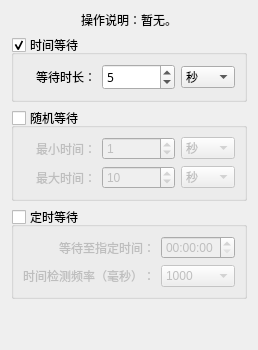
       <widget class="QWidget" name="tab_3">
        <attribute name="title">
         <string>时间等待</string>
        </attribute>
        <layout class="QVBoxLayout" name="verticalLayout_5">
         <item>
          <widget class="QLabel" name="label_88">
           <property name="sizePolicy">
            <sizepolicy hsizetype="Preferred" vsizetype="Preferred">
             <horstretch>0</horstretch>
             <verstretch>0</verstretch>
            </sizepolicy>
           </property>
           <property name="text">
            <string>操作说明：暂无。</string>
           </property>
           <property name="alignment">
            <set>Qt::AlignmentFlag::AlignCenter</set>
           </property>
           <property name="wordWrap">
            <bool>false</bool>
           </property>
           <property name="margin">
            <number>0</number>
           </property>
           <property name="indent">
            <number>-1</number>
           </property>
           <property name="openExternalLinks">
            <bool>false</bool>
           </property>
          </widget>
         </item>
         <item>
          <widget class="QGroupBox" name="groupBox">
           <property name="title">
            <string>时间等待</string>
           </property>
           <property name="checkable">
            <bool>true</bool>
           </property>
           <layout class="QHBoxLayout" name="horizontalLayout_25" stretch="2,2,1">
            <item>
             <widget class="QLabel" name="label_14">
              <property name="layoutDirection">
               <enum>Qt::LayoutDirection::LeftToRight</enum>
              </property>
              <property name="text">
               <string>等待时长：</string>
              </property>
              <property name="alignment">
               <set>Qt::AlignmentFlag::AlignRight|Qt::AlignmentFlag::AlignTrailing|Qt::AlignmentFlag::AlignVCenter</set>
              </property>
             </widget>
            </item>
            <item>
             <widget class="QSpinBox" name="spinBox_13">
              <property name="font">
               <font>
                <family>微软雅黑</family>
                <pointsize>9</pointsize>
                <bold>false</bold>
               </font>
              </property>
              <property name="minimum">
               <number>1</number>
              </property>
              <property name="maximum">
               <number>999999</number>
              </property>
              <property name="value">
               <number>5</number>
              </property>
             </widget>
            </item>
            <item>
             <widget class="QComboBox" name="comboBox_25">
              <item>
               <property name="text">
                <string>秒</string>
               </property>
              </item>
              <item>
               <property name="text">
                <string>毫秒</string>
               </property>
              </item>
              <item>
               <property name="text">
                <string>分钟</string>
               </property>
              </item>
             </widget>
            </item>
           </layout>
          </widget>
         </item>
         <item>
          <widget class="QGroupBox" name="groupBox_16">
           <property name="title">
            <string>随机等待</string>
           </property>
           <property name="checkable">
            <bool>true</bool>
           </property>
           <property name="checked">
            <bool>false</bool>
           </property>
           <layout class="QGridLayout" name="gridLayout_6" columnstretch="2,2,1" columnminimumwidth="2,2,1">
            <item row="0" column="0">
             <widget class="QLabel" name="label_78">
              <property name="text">
               <string>最小时间：</string>
              </property>
              <property name="alignment">
               <set>Qt::AlignmentFlag::AlignRight|Qt::AlignmentFlag::AlignTrailing|Qt::AlignmentFlag::AlignVCenter</set>
              </property>
             </widget>
            </item>
            <item row="0" column="1">
             <widget class="QSpinBox" name="spinBox_14">
              <property name="maximum">
               <number>999999</number>
              </property>
              <property name="value">
               <number>1</number>
              </property>
             </widget>
            </item>
            <item row="0" column="2">
             <widget class="QComboBox" name="comboBox_64">
              <item>
               <property name="text">
                <string>秒</string>
               </property>
              </item>
              <item>
               <property name="text">
                <string>毫秒</string>
               </property>
              </item>
              <item>
               <property name="text">
                <string>分钟</string>
               </property>
              </item>
             </widget>
            </item>
            <item row="1" column="0">
             <widget class="QLabel" name="label_79">
              <property name="text">
               <string>最大时间：</string>
              </property>
              <property name="alignment">
               <set>Qt::AlignmentFlag::AlignRight|Qt::AlignmentFlag::AlignTrailing|Qt::AlignmentFlag::AlignVCenter</set>
              </property>
             </widget>
            </item>
            <item row="1" column="1">
             <widget class="QSpinBox" name="spinBox_15">
              <property name="maximum">
               <number>999999</number>
              </property>
              <property name="value">
               <number>10</number>
              </property>
             </widget>
            </item>
            <item row="1" column="2">
             <widget class="QComboBox" name="comboBox_65">
              <item>
               <property name="text">
                <string>秒</string>
               </property>
              </item>
              <item>
               <property name="text">
                <string>毫秒</string>
               </property>
              </item>
              <item>
               <property name="text">
                <string>分钟</string>
               </property>
              </item>
             </widget>
            </item>
           </layout>
          </widget>
         </item>
         <item>
          <widget class="QGroupBox" name="groupBox_15">
           <property name="enabled">
            <bool>true</bool>
           </property>
           <property name="title">
            <string>定时等待</string>
           </property>
           <property name="checkable">
            <bool>true</bool>
           </property>
           <property name="checked">
            <bool>false</bool>
           </property>
           <layout class="QGridLayout" name="gridLayout_28" columnstretch="2,1">
            <item row="0" column="0">
             <widget class="QLabel" name="label_15">
              <property name="text">
               <string>等待至指定时间：</string>
              </property>
              <property name="alignment">
               <set>Qt::AlignmentFlag::AlignRight|Qt::AlignmentFlag::AlignTrailing|Qt::AlignmentFlag::AlignVCenter</set>
              </property>
             </widget>
            </item>
            <item row="0" column="1">
             <widget class="QTimeEdit" name="timeEdit">
              <property name="displayFormat">
               <string>HH:mm:ss</string>
              </property>
             </widget>
            </item>
            <item row="1" column="0">
             <widget class="QLabel" name="label_26">
              <property name="text">
               <string>时间检测频率（毫秒）：</string>
              </property>
              <property name="alignment">
               <set>Qt::AlignmentFlag::AlignRight|Qt::AlignmentFlag::AlignTrailing|Qt::AlignmentFlag::AlignVCenter</set>
              </property>
             </widget>
            </item>
            <item row="1" column="1">
             <widget class="QComboBox" name="comboBox_6">
              <property name="enabled">
               <bool>false</bool>
              </property>
              <property name="currentText">
               <string>1000</string>
              </property>
              <item>
               <property name="text">
                <string>1000</string>
               </property>
              </item>
              <item>
               <property name="text">
                <string>500</string>
               </property>
              </item>
              <item>
               <property name="text">
                <string>200</string>
               </property>
              </item>
              <item>
               <property name="text">
                <string>100</string>
               </property>
              </item>
              <item>
               <property name="text">
                <string>50</string>
               </property>
              </item>
              <item>
               <property name="text">
                <string>10</string>
               </property>
              </item>
             </widget>
            </item>
           </layout>
          </widget>
         </item>
         <item>
          <spacer name="verticalSpacer_16">
           <property name="orientation">
            <enum>Qt::Orientation::Vertical</enum>
           </property>
           <property name="sizeHint" stdset="0">
            <size>
             <width>20</width>
             <height>40</height>
            </size>
           </property>
          </spacer>
         </item>
        </layout>
       </widget>
